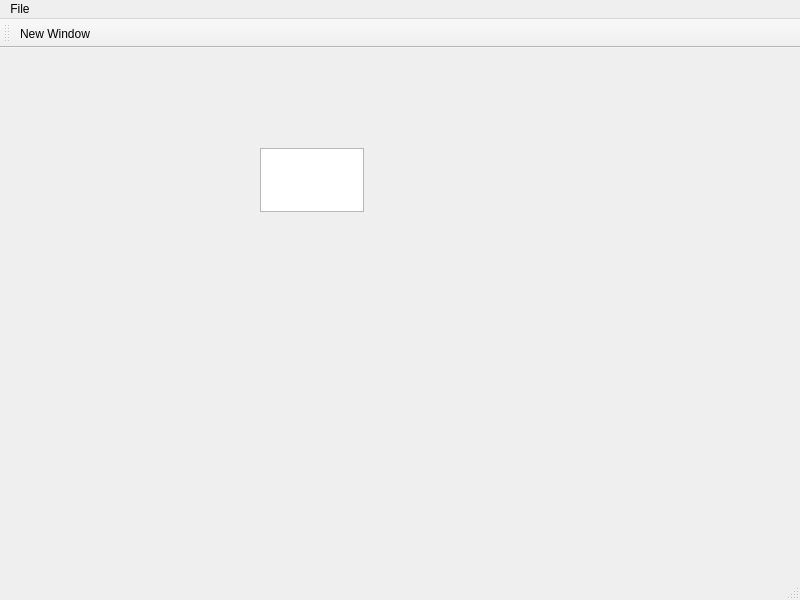
<?xml version="1.0" encoding="UTF-8"?>
<ui version="4.0">
 <class>MainWindow</class>
 <widget class="QMainWindow" name="MainWindow">
  <property name="geometry">
   <rect>
    <x>0</x>
    <y>0</y>
    <width>800</width>
    <height>600</height>
   </rect>
  </property>
  <property name="windowTitle">
   <string>MyWindows</string>
  </property>
  <widget class="QWidget" name="centralwidget">
   <widget class="QPlainTextEdit" name="plainTextEdit">
    <property name="geometry">
     <rect>
      <x>260</x>
      <y>100</y>
      <width>104</width>
      <height>64</height>
     </rect>
    </property>
   </widget>
  </widget>
  <widget class="QMenuBar" name="menubar">
   <property name="geometry">
    <rect>
     <x>0</x>
     <y>0</y>
     <width>800</width>
     <height>19</height>
    </rect>
   </property>
   <widget class="QMenu" name="menuFile">
    <property name="title">
     <string>File</string>
    </property>
    <addaction name="actionNew_Window"/>
   </widget>
   <addaction name="menuFile"/>
  </widget>
  <widget class="QStatusBar" name="statusbar"/>
  <widget class="QToolBar" name="toolBar">
   <property name="windowTitle">
    <string>toolBar</string>
   </property>
   <attribute name="toolBarArea">
    <enum>TopToolBarArea</enum>
   </attribute>
   <attribute name="toolBarBreak">
    <bool>false</bool>
   </attribute>
   <addaction name="actionNew_Window"/>
  </widget>
  <action name="actionNew_Window">
   <property name="text">
    <string>New Window</string>
   </property>
  </action>
 </widget>
 <resources/>
 <connections/>
</ui>
